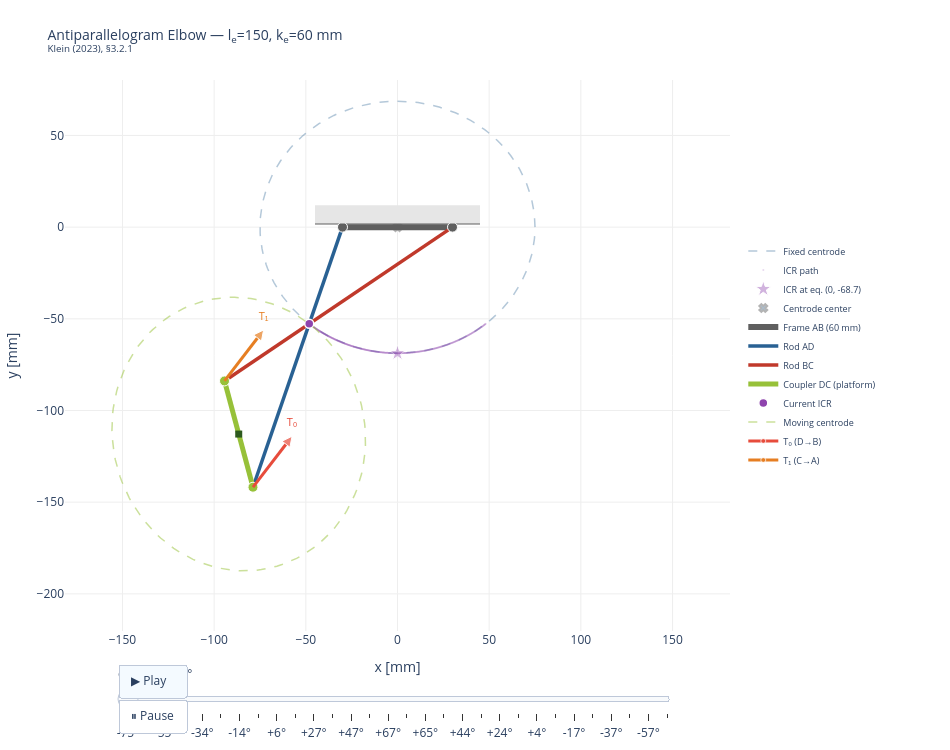

Notebook code cell kept with this figure:
### Code cell
# =================================================================
# Animation — Plotly (with tendon force direction vectors)
# =================================================================
import plotly.graph_objects as go
import numpy as np

# Sweep ELBOW ANGLE linearly from -elbow_max to +elbow_max and back.
# Convert each target elbow angle to a rod-angle deviation delta.
elbow_half = np.linspace(-elbow_max_deg, elbow_max_deg, n_frames // 2)
elbow_seq  = np.concatenate([elbow_half, elbow_half[::-1]])
delta_seq  = np.array([delta_for_elbow(e) for e in elbow_seq])

ARROW_LEN = 35.0  # tendon arrow length [mm]


def build_frame_data(delta):
    """Compute all dynamic quantities for one animation frame."""
    A, B, D, C, phi, M, theta = linkage_positions(delta, k_e, l_e, theta_0)
    p = instantaneous_center(delta, k_e, l_e, theta_0)
    mx_c, my_c = moving_centrode_pts(D, C, M, a_ell, b_ell, n=150)
    t0b, t0t, t1b, t1t = tendon_force_dirs(A, B, D, C, ARROW_LEN)
    ea = np.degrees(elbow_angle(delta, k_e, l_e, theta_0))
    return dict(A=A, B=B, D=D, C=C, M=M, phi=phi, theta=theta,
                icr=p, mx_c=mx_c, my_c=my_c,
                t0b=t0b, t0t=t0t, t1b=t1b, t1t=t1t, elbow=ea)


ini = build_frame_data(delta_seq[0])

# ===================== STATIC TRACES (0..4) ==========================
traces = []

# 0: Fixed centrode
traces.append(go.Scatter(
    x=np.append(fixed_cx, fixed_cx[0]),
    y=np.append(fixed_cy, fixed_cy[0]),
    mode="lines", line=dict(color=FAPS_BLUE, width=1.5, dash="dash"),
    opacity=0.35, name="Fixed centrode", showlegend=True))

# 1: ICR path
traces.append(go.Scatter(
    x=icr_valid[:, 0], y=icr_valid[:, 1],
    mode="markers", marker=dict(size=2, color=ICR_COLOR, opacity=0.15),
    name="ICR path", showlegend=True))

# 2: Base line
traces.append(go.Scatter(
    x=[-k_e/2-15, k_e/2+15], y=[2, 2],
    mode="lines", line=dict(color=FAPS_GRAY, width=2),
    showlegend=False))

# 3: ICR at equilibrium (star, static reference)
traces.append(go.Scatter(
    x=[icr_eq[0]], y=[icr_eq[1]],
    mode="markers",
    marker=dict(size=12, color=ICR_COLOR, symbol="star", opacity=0.4,
                line=dict(width=1, color="white")),
    name=f"ICR at eq. (0, {icr_eq[1]:.1f})", showlegend=True))

# 4: Centrode center
traces.append(go.Scatter(
    x=[0], y=[0],
    mode="markers",
    marker=dict(size=7, color=FAPS_BLUE, symbol="x", line=dict(width=2)),
    opacity=0.4, name="Centrode center", showlegend=True))

N_STATIC = len(traces)  # = 5

# ===================== DYNAMIC TRACES (5..15) ========================

# 5: Frame AB
traces.append(go.Scatter(
    x=[ini["A"][0], ini["B"][0]], y=[ini["A"][1], ini["B"][1]],
    mode="lines", line=dict(color=FAPS_GRAY, width=6),
    name=f"Frame AB ({k_e:.0f} mm)", showlegend=True))

# 6: Rod AD
traces.append(go.Scatter(
    x=[ini["A"][0], ini["D"][0]], y=[ini["A"][1], ini["D"][1]],
    mode="lines", line=dict(color=FAPS_BLUE, width=3.5),
    name="Rod AD", showlegend=True))

# 7: Rod BC
traces.append(go.Scatter(
    x=[ini["B"][0], ini["C"][0]], y=[ini["B"][1], ini["C"][1]],
    mode="lines", line=dict(color=ROD_BC_COL, width=3.5),
    name="Rod BC", showlegend=True))

# 8: Coupler DC
traces.append(go.Scatter(
    x=[ini["D"][0], ini["C"][0]], y=[ini["D"][1], ini["C"][1]],
    mode="lines", line=dict(color=FAPS_GREEN, width=5),
    name="Coupler DC (platform)", showlegend=True))

# 9: Fixed joints A, B
traces.append(go.Scatter(
    x=[ini["A"][0], ini["B"][0]], y=[ini["A"][1], ini["B"][1]],
    mode="markers",
    marker=dict(size=10, color=FAPS_GRAY, line=dict(width=1, color="white")),
    showlegend=False))

# 10: Moving joints D, C
traces.append(go.Scatter(
    x=[ini["D"][0], ini["C"][0]], y=[ini["D"][1], ini["C"][1]],
    mode="markers",
    marker=dict(size=10, color=FAPS_GREEN, line=dict(width=1, color="white")),
    showlegend=False))

# 11: Platform center M
traces.append(go.Scatter(
    x=[ini["M"][0]], y=[ini["M"][1]],
    mode="markers",
    marker=dict(size=7, color="#2d5a1e", symbol="square"),
    showlegend=False))

# 12: Current ICR
_ix = [ini["icr"][0]] if ini["icr"] is not None else []
_iy = [ini["icr"][1]] if ini["icr"] is not None else []
traces.append(go.Scatter(
    x=_ix, y=_iy,
    mode="markers",
    marker=dict(size=9, color=ICR_COLOR, symbol="circle",
                line=dict(width=1.5, color="white")),
    name="Current ICR", showlegend=True))

# 13: Moving centrode
traces.append(go.Scatter(
    x=np.append(ini["mx_c"], ini["mx_c"][0]),
    y=np.append(ini["my_c"], ini["my_c"][0]),
    mode="lines", line=dict(color=FAPS_GREEN, width=1.5, dash="dash"),
    opacity=0.5, name="Moving centrode", showlegend=True))

# 14: Tendon T0 (D \u2192 B)
traces.append(go.Scatter(
    x=[ini["t0b"][0], ini["t0t"][0]],
    y=[ini["t0b"][1], ini["t0t"][1]],
    mode="lines+markers+text",
    line=dict(color=TENDON_T0_COL, width=3),
    marker=dict(size=[0, 10], symbol=["circle", "arrow-up"],
                color=TENDON_T0_COL, angleref="previous"),
    text=["", "T\u2080"], textposition="top center",
    textfont=dict(size=11, color=TENDON_T0_COL),
    name="T\u2080 (D\u2192B)", showlegend=True))

# 15: Tendon T1 (C \u2192 A)
traces.append(go.Scatter(
    x=[ini["t1b"][0], ini["t1t"][0]],
    y=[ini["t1b"][1], ini["t1t"][1]],
    mode="lines+markers+text",
    line=dict(color=TENDON_T1_COL, width=3),
    marker=dict(size=[0, 10], symbol=["circle", "arrow-up"],
                color=TENDON_T1_COL, angleref="previous"),
    text=["", "T\u2081"], textposition="top center",
    textfont=dict(size=11, color=TENDON_T1_COL),
    name="T\u2081 (C\u2192A)", showlegend=True))

DYN_INDICES = list(range(N_STATIC, len(traces)))  # 5..15

# ===================== BUILD FRAMES ==================================
frames = []
for fi, (delta, ea_deg) in enumerate(zip(delta_seq, elbow_seq)):
    fd = build_frame_data(delta)
    ix = [fd["icr"][0]] if fd["icr"] is not None else []
    iy = [fd["icr"][1]] if fd["icr"] is not None else []

    frame_data = [
        go.Scatter(x=[fd["A"][0], fd["B"][0]],
                   y=[fd["A"][1], fd["B"][1]]),
        go.Scatter(x=[fd["A"][0], fd["D"][0]],
                   y=[fd["A"][1], fd["D"][1]]),
        go.Scatter(x=[fd["B"][0], fd["C"][0]],
                   y=[fd["B"][1], fd["C"][1]]),
        go.Scatter(x=[fd["D"][0], fd["C"][0]],
                   y=[fd["D"][1], fd["C"][1]]),
        go.Scatter(x=[fd["A"][0], fd["B"][0]],
                   y=[fd["A"][1], fd["B"][1]]),
        go.Scatter(x=[fd["D"][0], fd["C"][0]],
                   y=[fd["D"][1], fd["C"][1]]),
        go.Scatter(x=[fd["M"][0]], y=[fd["M"][1]]),
        go.Scatter(x=ix, y=iy),
        go.Scatter(x=np.append(fd["mx_c"], fd["mx_c"][0]),
                   y=np.append(fd["my_c"], fd["my_c"][0])),
        go.Scatter(x=[fd["t0b"][0], fd["t0t"][0]],
                   y=[fd["t0b"][1], fd["t0t"][1]],
                   marker=dict(size=[0, 10],
                               symbol=["circle", "arrow-up"],
                               color=TENDON_T0_COL,
                               angleref="previous")),
        go.Scatter(x=[fd["t1b"][0], fd["t1t"][0]],
                   y=[fd["t1b"][1], fd["t1t"][1]],
                   marker=dict(size=[0, 10],
                               symbol=["circle", "arrow-up"],
                               color=TENDON_T1_COL,
                               angleref="previous")),
    ]

    deg_d = np.degrees(delta)
    deg_t = np.degrees(fd["theta"])
    deg_p = np.degrees(fd["phi"])

    frames.append(go.Frame(
        data=frame_data,
        traces=DYN_INDICES,
        name=str(fi),
        layout=go.Layout(title=dict(text=(
            f"Antiparallelogram Elbow \u2014 "
            f"l<sub>e</sub>={l_e:.0f}, k<sub>e</sub>={k_e:.0f} mm<br>"
            f"<sup>elbow={fd['elbow']:+.1f}\u00b0  |  "
            f"\u03b4={deg_d:+.1f}\u00b0  |  "
            f"\u03b8={deg_t:+.1f}\u00b0  |  "
            f"\u03c6={deg_p:+.1f}\u00b0</sup>")))))

# ===================== SLIDER ========================================
slider_steps = []
step_interval = max(1, len(elbow_seq) // 30)
for fi in range(0, len(elbow_seq), step_interval):
    slider_steps.append(dict(
        args=[[str(fi)], dict(frame=dict(duration=0, redraw=True),
                               mode="immediate")],
        label=f"{elbow_seq[fi]:+.0f}\u00b0",
        method="animate"))

# ===================== ASSEMBLE ======================================
fig_a = go.Figure(data=traces, frames=frames)

fig_a.update_layout(
    title=dict(
        text=(f"Antiparallelogram Elbow \u2014 "
              f"l<sub>e</sub>={l_e:.0f}, k<sub>e</sub>={k_e:.0f} mm<br>"
              f"<sup>Klein (2023), \u00a73.2.1</sup>"),
        font=dict(size=14)),
    xaxis=dict(title="x [mm]", scaleanchor="y", scaleratio=1,
               range=[-180, 180], gridcolor="#eee", zeroline=False),
    yaxis=dict(title="y [mm]",
               range=[-190, 50], gridcolor="#eee", zeroline=False),
    plot_bgcolor="white",
    legend=dict(x=1.02, y=0.5, font=dict(size=9)),
    margin=dict(l=60, r=220, t=80, b=80),
    width=950, height=750,
    updatemenus=[dict(
        type="buttons", x=0.08, y=-0.06, xanchor="left",
        buttons=[
            dict(label="\u25b6 Play", method="animate",
                 args=[None, dict(frame=dict(duration=40, redraw=True),
                                  fromcurrent=True,
                                  transition=dict(duration=0))]),
            dict(label="\u23f8 Pause", method="animate",
                 args=[[None], dict(frame=dict(duration=0, redraw=False),
                                    mode="immediate")])
        ])],
    sliders=[dict(
        active=0, x=0.08, len=0.84,
        xanchor="left", y=-0.02,
        currentvalue=dict(prefix="elbow = ", suffix="\u00b0",
                          font=dict(size=12)),
        steps=slider_steps)])

fig_a.add_shape(type="rect",
    x0=-k_e/2-15, x1=k_e/2+15, y0=2, y1=12,
    fillcolor=FAPS_LIGHT, line=dict(width=0))

fig_a.show()
print("Use the Play button or drag the slider to animate the mechanism.")

### Figure 1 — Plotly figure (JSON) as saved in the notebook; plotly's stock layout.template omitted (floating-point values rounded to 4 significant figures; data arrays with more than 128 entries replaced by an {"elided": "..."} marker saying what was removed)
{"data": [{"line": {"color": "#296193", "dash": "dash", "width": 1.5}, "mode": "lines", "name": "Fixed centrode", "opacity": 0.35, "showlegend": true, "type": "scatter", "x": {"elided": "201 float values"}, "y": {"elided": "201 float values"}}, {"marker": {"color": "#8E44AD", "opacity": 0.15, "size": 2}, "mode": "markers", "name": "ICR path", "showlegend": true, "type": "scatter", "x": {"elided": "600 float values"}, "y": {"elided": "600 float values"}}, {"line": {"color": "#5F5F5F", "width": 2}, "mode": "lines", "showlegend": false, "type": "scatter", "x": [-45, 45], "y": [2, 2]}, {"marker": {"color": "#8E44AD", "line": {"color": "white", "width": 1}, "opacity": 0.4, "size": 12, "symbol": "star"}, "mode": "markers", "name": "ICR at eq. (0, -68.7)", "showlegend": true, "type": "scatter", "x": [7.105e-15], "y": [-68.74]}, {"marker": {"color": "#296193", "line": {"width": 2}, "size": 7, "symbol": "x"}, "mode": "markers", "name": "Centrode center", "opacity": 0.4, "showlegend": true, "type": "scatter", "x": [0], "y": [0]}, {"line": {"color": "#5F5F5F", "width": 6}, "mode": "lines", "name": "Frame AB (60 mm)", "showlegend": true, "type": "scatter", "x": [-30, 30], "y": [0, 0]}, {"line": {"color": "#296193", "width": 3.5}, "mode": "lines", "name": "Rod AD", "showlegend": true, "type": "scatter", "x": [-30, -78.83], "y": [0, -141.8]}, {"line": {"color": "#C0392B", "width": 3.5}, "mode": "lines", "name": "Rod BC", "showlegend": true, "type": "scatter", "x": [30, -94.36], "y": [0, -83.87]}, {"line": {"color": "#97C139", "width": 5}, "mode": "lines", "name": "Coupler DC (platform)", "showlegend": true, "type": "scatter", "x": [-78.83, -94.36], "y": [-141.8, -83.87]}, {"marker": {"color": "#5F5F5F", "line": {"color": "white", "width": 1}, "size": 10}, "mode": "markers", "showlegend": false, "type": "scatter", "x": [-30, 30], "y": [0, 0]}, {"marker": {"color": "#97C139", "line": {"color": "white", "width": 1}, "size": 10}, "mode": "markers", "showlegend": false, "type": "scatter", "x": [-78.83, -94.36], "y": [-141.8, -83.87]}, {"marker": {"color": "#2d5a1e", "size": 7, "symbol": "square"}, "mode": "markers", "showlegend": false, "type": "scatter", "x": [-86.59], "y": [-112.9]}, {"marker": {"color": "#8E44AD", "line": {"color": "white", "width": 1.5}, "size": 9, "symbol": "circle"}, "mode": "markers", "name": "Current ICR", "showlegend": true, "type": "scatter", "x": [-48.15], "y": [-52.71]}, {"line": {"color": "#97C139", "dash": "dash", "width": 1.5}, "mode": "lines", "name": "Moving centrode", "opacity": 0.5, "showlegend": true, "type": "scatter", "x": {"elided": "151 float values"}, "y": {"elided": "151 float values"}}, {"line": {"color": "#E74C3C", "width": 3}, "marker": {"angleref": "previous", "color": "#E74C3C", "size": [0, 10], "symbol": ["circle", "arrow-up"]}, "mode": "lines+markers+text", "name": "T₀ (D→B)", "showlegend": true, "text": ["", "T₀"], "textfont": {"color": "#E74C3C", "size": 11}, "textposition": "top center", "type": "scatter", "x": [-78.83, -57.52], "y": [-141.8, -114.1]}, {"line": {"color": "#E67E22", "width": 3}, "marker": {"angleref": "previous", "color": "#E67E22", "size": [0, 10], "symbol": ["circle", "arrow-up"]}, "mode": "lines+markers+text", "name": "T₁ (C→A)", "showlegend": true, "text": ["", "T₁"], "textfont": {"color": "#E67E22", "size": 11}, "textposition": "top center", "type": "scatter", "x": [-94.36, -73.05], "y": [-83.87, -56.11]}], "layout": {"height": 750, "legend": {"font": {"size": 9}, "x": 1.02, "y": 0.5}, "margin": {"b": 80, "l": 60, "r": 220, "t": 80}, "plot_bgcolor": "white", "shapes": [{"fillcolor": "#E6E6E6", "line": {"width": 0}, "type": "rect", "x0": -45, "x1": 45, "y0": 2, "y1": 12}], "sliders": [{"active": 0, "currentvalue": {"font": {"size": 12}, "prefix": "elbow = ", "suffix": "°"}, "len": 0.84, "steps": [{"args": [["0"], {"frame": {"duration": 0, "redraw": true}, "mode": "immediate"}], "label": "-75°", "method": "animate"}, {"args": [["4"], {"frame": {"duration": 0, "redraw": true}, "mode": "immediate"}], "label": "-65°", "method": "animate"}, {"args": [["8"], {"frame": {"duration": 0, "redraw": true}, "mode": "immediate"}], "label": "-55°", "method": "animate"}, {"args": [["12"], {"frame": {"duration": 0, "redraw": true}, "mode": "immediate"}], "label": "-44°", "method": "animate"}, {"args": [["16"], {"frame": {"duration": 0, "redraw": true}, "mode": "immediate"}], "label": "-34°", "method": "animate"}, {"args": [["20"], {"frame": {"duration": 0, "redraw": true}, "mode": "immediate"}], "label": "-24°", "method": "animate"}, {"args": [["24"], {"frame": {"duration": 0, "redraw": true}, "mode": "immediate"}], "label": "-14°", "method": "animate"}, {"args": [["28"], {"frame": {"duration": 0, "redraw": true}, "mode": "immediate"}], "label": "-4°", "method": "animate"}, {"args": [["32"], {"frame": {"duration": 0, "redraw": true}, "mode": "immediate"}], "label": "+6°", "method": "animate"}, {"args": [["36"], {"frame": {"duration": 0, "redraw": true}, "mode": "immediate"}], "label": "+17°", "method": "animate"}, {"args": [["40"], {"frame": {"duration": 0, "redraw": true}, "mode": "immediate"}], "label": "+27°", "method": "animate"}, {"args": [["44"], {"frame": {"duration": 0, "redraw": true}, "mode": "immediate"}], "label": "+37°", "method": "animate"}, {"args": [["48"], {"frame": {"duration": 0, "redraw": true}, "mode": "immediate"}], "label": "+47°", "method": "animate"}, {"args": [["52"], {"frame": {"duration": 0, "redraw": true}, "mode": "immediate"}], "label": "+57°", "method": "animate"}, {"args": [["56"], {"frame": {"duration": 0, "redraw": true}, "mode": "immediate"}], "label": "+67°", "method": "animate"}, {"args": [["60"], {"frame": {"duration": 0, "redraw": true}, "mode": "immediate"}], "label": "+75°", "method": "animate"}, {"args": [["64"], {"frame": {"duration": 0, "redraw": true}, "mode": "immediate"}], "label": "+65°", "method": "animate"}, {"args": [["68"], {"frame": {"duration": 0, "redraw": true}, "mode": "immediate"}], "label": "+55°", "method": "animate"}, {"args": [["72"], {"frame": {"duration": 0, "redraw": true}, "mode": "immediate"}], "label": "+44°", "method": "animate"}, {"args": [["76"], {"frame": {"duration": 0, "redraw": true}, "mode": "immediate"}], "label": "+34°", "method": "animate"}, {"args": [["80"], {"frame": {"duration": 0, "redraw": true}, "mode": "immediate"}], "label": "+24°", "method": "animate"}, {"args": [["84"], {"frame": {"duration": 0, "redraw": true}, "mode": "immediate"}], "label": "+14°", "method": "animate"}, {"args": [["88"], {"frame": {"duration": 0, "redraw": true}, "mode": "immediate"}], "label": "+4°", "method": "animate"}, {"args": [["92"], {"frame": {"duration": 0, "redraw": true}, "mode": "immediate"}], "label": "-6°", "method": "animate"}, {"args": [["96"], {"frame": {"duration": 0, "redraw": true}, "mode": "immediate"}], "label": "-17°", "method": "animate"}, {"args": [["100"], {"frame": {"duration": 0, "redraw": true}, "mode": "immediate"}], "label": "-27°", "method": "animate"}, {"args": [["104"], {"frame": {"duration": 0, "redraw": true}, "mode": "immediate"}], "label": "-37°", "method": "animate"}, {"args": [["108"], {"frame": {"duration": 0, "redraw": true}, "mode": "immediate"}], "label": "-47°", "method": "animate"}, {"args": [["112"], {"frame": {"duration": 0, "redraw": true}, "mode": "immediate"}], "label": "-57°", "method": "animate"}, {"args": [["116"], {"frame": {"duration": 0, "redraw": true}, "mode": "immediate"}], "label": "-67°", "method": "animate"}], "x": 0.08, "xanchor": "left", "y": -0.02}], "title": {"font": {"size": 14}, "text": "Antiparallelogram Elbow — l<sub>e</sub>=150, k<sub>e</sub>=60 mm<br><sup>Klein (2023), §3.2.1</sup>"}, "updatemenus": [{"buttons": [{"args": [null, {"frame": {"duration": 40, "redraw": true}, "fromcurrent": true, "transition": {"duration": 0}}], "label": "▶ Play", "method": "animate"}, {"args": [[null], {"frame": {"duration": 0, "redraw": false}, "mode": "immediate"}], "label": "⏸ Pause", "method": "animate"}], "type": "buttons", "x": 0.08, "xanchor": "left", "y": -0.06}], "width": 950, "xaxis": {"gridcolor": "#eee", "range": [-180, 180], "scaleanchor": "y", "scaleratio": 1, "title": {"text": "x [mm]"}, "zeroline": false}, "yaxis": {"gridcolor": "#eee", "range": [-190, 50], "title": {"text": "y [mm]"}, "zeroline": false}}}
